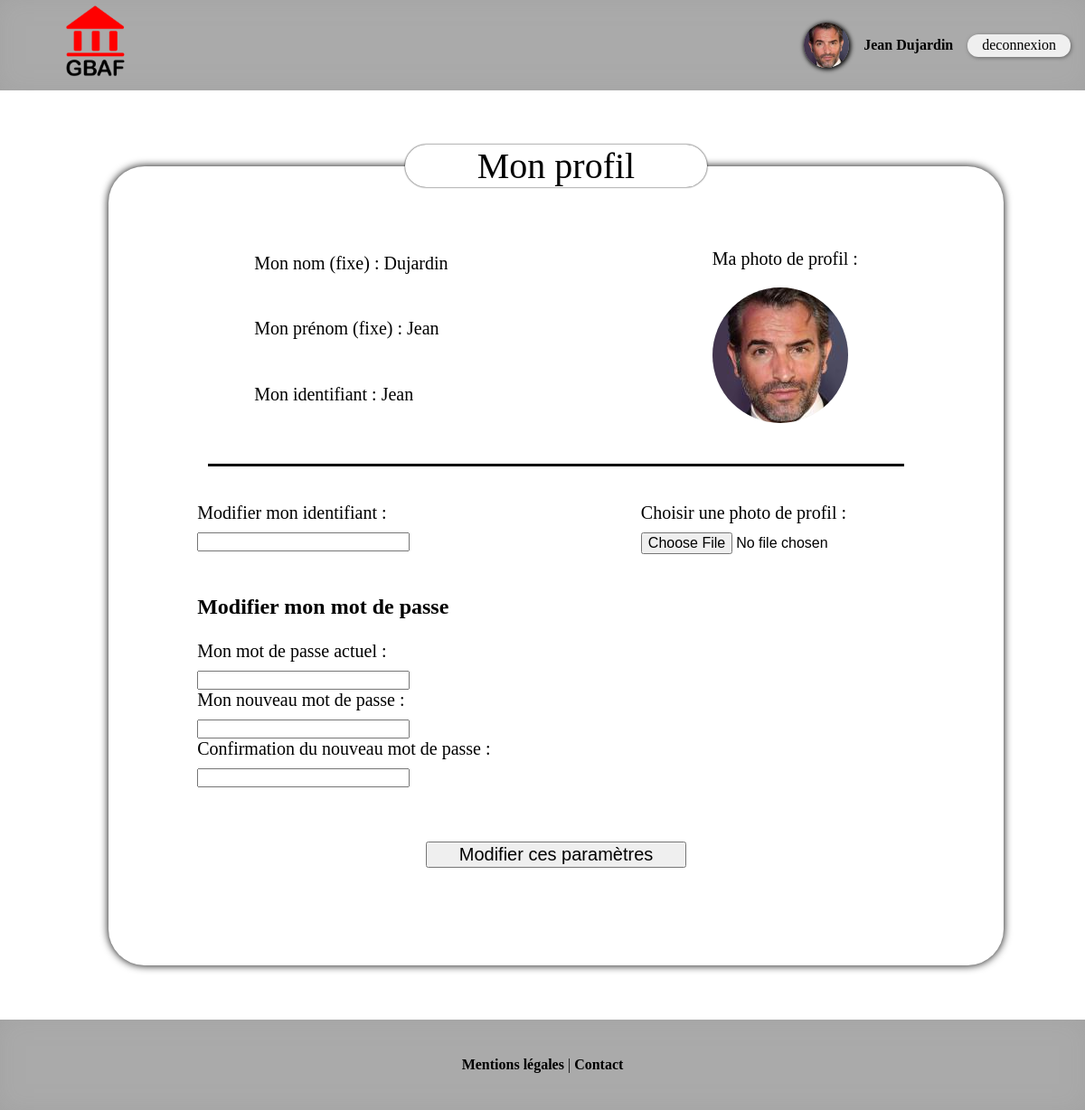
The page /index.php?controller=account&task=profil (signed in) on the database its author committed.
### tables this page shows
CREATE TABLE `account` (
  `id_user` int(11) NOT NULL,
  `nom` varchar(127) NOT NULL,
  `prenom` varchar(127) NOT NULL,
  `username` varchar(127) NOT NULL,
  `password` varchar(255) NOT NULL,
  `question` varchar(255) NOT NULL,
  `reponse` varchar(255) NOT NULL,
  `photo` varchar(255) NOT NULL DEFAULT 'default.png'
);

### lib/Renderer.php (called while the page is built, shortened)
<?php
class Renderer
{
	public static function render(string $path, array $var = [])
	{
		extract($var);
		require('view/' . $path . '.html.php');
		$pageContent = ob_get_clean();
		require('view/template.html.php');
		exit();
	}
}

### lib/controllers/Account.php (called while the page is built, shortened)
<?php
class Account extends Controller
{
    public function profil()
    {
        $userId = $_SESSION['connected'];
        $accountInfo = $this->model->find($userId);
        \Renderer::render('profil', compact('pageTitle','accountInfo'));
	}
}

### lib/Application.php (called while the page is built, shortened)
<?php
class Application
{
    public static function process()
    {
        $task = "connexion";
        if (!empty($_GET['controller']) && !empty($_GET['task'])) {
            $task = $_GET['task'];
        }
        $controller = new $controllerName();
        $controller->$task();
    }
}

### index.php (called while the page is built, shortened)
<?php
require_once('lib/autoload.php');
\Application::process();

### lib/controllers/Controller.php (called while the page is built, shortened)
<?php
abstract class Controller
{
    public function __construct()
    {
        $this->model = new $this->modelName();
    }
}

### lib/autoload.php (called while the page is built, shortened)
<?php
spl_autoload_register(function($className){
    $className = str_replace("\\", "/", $className);
});

### lib/Database.php (called while the page is built)
<?php
class Database
{
	public static function dbConnect()
	{
		try
		{
			$db = new PDO('mysql:host=localhost;dbname=gbaf;charset=utf8', 'root', '');
		}
		catch (Exception $e)
		{
			die('Erreur : ' . $e->getMessage());
		}
		return $db;
	}
}

### lib/models/Model.php (called while the page is built, shortened)
<?php
abstract class Model
{
	public function __construct()
	{
		$this->db = \Database::dbConnect();
	}
}

### lib/models/Account.php (called while the page is built, shortened)
<?php
class Account extends Model
{
    protected $table = "account";
    public function find($var)
	{
        if (is_numeric($var)) {
            $query = "id_user";
        }
        else {
            $query = "username";
        }
		$result = $this->db->prepare("SELECT * FROM {$this->table} WHERE {$query} = :var");
		$result->execute(['var' => $var]);
		$item = $result->fetch();
		return $item ;
	}
}

### view/profil.html.php (the view, shortened to what this page needs)
<?php
	$firstName = $accountInfo['prenom'];
	$lastName = $accountInfo['nom'];
	$photo = $accountInfo['photo'];
	$username = $accountInfo['username'];
?>
<div class ="content profile_content">
	<form enctype="multipart/form-data" class="profile_form" action="index.php?controller=account&amp;task=update" method="post">
		<fieldset>
			<legend>Mon profil</legend>
			<div class="actual_profile">
				<div class="actual_profile_part1">
					<p>Mon nom (fixe) : <?= $lastName ?></p>
					<p>Mon prénom (fixe) : <?= $firstName ?></p>
					<p>Mon identifiant : <?= $username ?></p>
				</div>
				<div class="actual_profile_part2">
					<div class="photo">
						<p>Ma photo de profil : </p>
						<img src="public/images/uploads/<?= $photo ?>" alt="Ma photo de profil"/>
					</div>
				</div>
			</div>
			<HR size="3px" width="80%" color="black">
				<div class="update_profile">
					<div class="update_profile_part1">
						<label for="username">Modifier mon identifiant : </label><input type="text" name="username" id="username"/>
						<h5>Modifier mon mot de passe</h5>
						<label for="actual_pass">Mon mot de passe actuel : </label><input type="password" name="actual_pass" id="actual_pass">
						<label for="pass1">Mon nouveau mot de passe : </label><input type="password" name="pass1" id="pass1">
						<label for="pass2">Confirmation du nouveau mot de passe :</label><input type="password" name="pass2" id="pass2">
					</div>
					<div class="update_profile_part2">
						<label for="photo">Choisir une photo de profil : </label><input type="file" name="photo" id="photo"/>
					</div>
				</div>
			<input type="submit" name="update_profile_submit" value="Modifier ces paramètres">
		</fieldset>
	</form>
</div>

### view/template.html.php (shortened to what this page needs)
<!DOCTYPE html>
<html>
    <head>
        <link href="./public/css/style.css" rel="stylesheet" />
    </head>
    <body>
    	<div class="header_content">
			<div class="logo_gbaf">
				<a href="index.php"><img src="./public/images/logos/gbaf.png" title="GBAF"alt="GBAF logo"/></a>
			</div>
			<?php
				if (isset($_SESSION['connected'])) {
					?>
					<div class="user_ref">
						<div class="user_photo">
							<a href="index.php?controller=account&amp;task=profil"><img src="public/images/uploads/<?= $accountInfo['photo'] ?>" alt="Ma photo de profil" title="Voir mon profil"/></a>
						</div>
						<div class="user_name">
							<a href="index.php?controller=account&amp;task=profil" title="Voir mon profil"><p><?= $accountInfo['prenom'] . ' ' . $accountInfo['nom'] ?></p></a>
						</div>
						<form class="deconnection_form" action="index.php?controller=account&amp;task=deconnexion" method="post"><input type="submit" value="deconnexion"/></form>
					</div>
					<?php
				}
				else
				{
					?>
					<div class="inscription_link">
						<a href="index.php?controller=account&task=inscription">S'inscrire</a><p>/</p><a href="index.php?controller=account&task=connexion">Se connecter</a>
					</div>
					<?php
				}
			?>
		</div>
        <?= $pageContent ?>
        <div class="footer_content">
        	<p><a href="index.php?controller=mentions&task=mentions"> Mentions légales </a> | <a href="index.php?controller=contact&task=contact">Contact</a></p>
        </div>
    </body>
</html>

### public/css/style.css (style rules this page uses)
html { scroll-behavior: smooth; font-family: Georgia; font-size:16px; }
body { margin:auto; height:1000px; }
.content { min-height:80%; background:#EEEEEE; display:flex; flex-direction:column; }
.header_content { width:100%; height:10%; background:#AAA; box-shadow :inset 0px 0px 40px -20px rgba(130, 130, 130, 0.52); display:flex; }
.logo_gbaf { height:90%; margin:auto; margin-left:5%; }
.logo_gbaf img { height:100%; width:auto; }
.user_ref { display:flex; justify-content:space-evenly; align-items:center; padding-right:1em; }
.user_photo { width:50px; height:50%; text-align:right; margin:auto; }
.user_photo img { height:100%; width:auto; border-radius:100%; box-shadow:1px 1px 5px 1px black; transition: .4s; }
.user_name a, .inscription_link a { text-decoration:none; font-weight:bold; font-size:1em; color:#000; transition: .5s; }
.header_content p { display:inline-block; margin-right:1em; margin-left:1em; }
.deconnection_form input { font-family: Georgia; font-size:1em; padding:0.5px; padding-right:1em; padding-left:1em; border:none; border-radius:12px; box-shadow:1px 1px 4px 0px #666; min-height:25px; transition: .5s; }
.footer_content { width:100%; height:10%; background:#AAA; box-shadow :inset 0px 0px 40px -20px rgba(130, 130, 130, 0.52); display:flex; }
.footer_content p { margin:auto; color:black; font-size:1em; }
.footer_content p a { text-decoration:none; font-weight:bold; color:black; transition: .5s; }
.profile_content { background:#FFF; }
.profile_content form { font-size:1.25em; width:80%; margin:auto; margin-top:5%; margin-bottom:5%; }
.profile_content fieldset { border-radius:2em; width:100%; height:90%; margin:auto; display:flex; padding-top:5%; padding-bottom:5%; flex-direction:column; border:none; box-shadow:0 0 10px black; }
.profile_content legend { margin:auto; font-size:2em; padding-left:2em; padding-right:2em; background:#FFF; box-shadow:0 0 2px black; }
.profile_content HR { margin:2em auto; }
.actual_profile { display:flex; justify-content:space-around; }
.actual_profile_part1 { display:flex; flex-direction:column; justify-content:start; }
.actual_profile_part1 p { margin:auto; margin-left:0; }
.actual_profile_part2 { max-width:40%; border-radius:100%; }
.actual_profile_part2 > div > img { margin:auto; max-height:200px; border-radius:100%; }
.update_profile { display:flex; justify-content:space-around; }
.update_profile h5 { font-size: 1.2em; margin-top:2em; margin-bottom:1em; }
.update_profile_part1, .update_profile_part2 { display:flex; flex-direction:column; max-width: 45%; }
.update_profile_part1 input { max-width:70%; }
.update_profile label { margin-bottom:0.5em; }
.profile_content fieldset input[type="file"] { font-size:0.8em; }
.profile_content fieldset > input[type="submit"] { font-size:1em; width:30%; margin:auto; margin-top:3em; margin-bottom:3em; }
legend { border-radius:1em; }
input::placeholder { font-style:italic; }

### rows shown on the page
account: photo (picture), prenom "Jean", nom "Dujardin", username "Jean"
